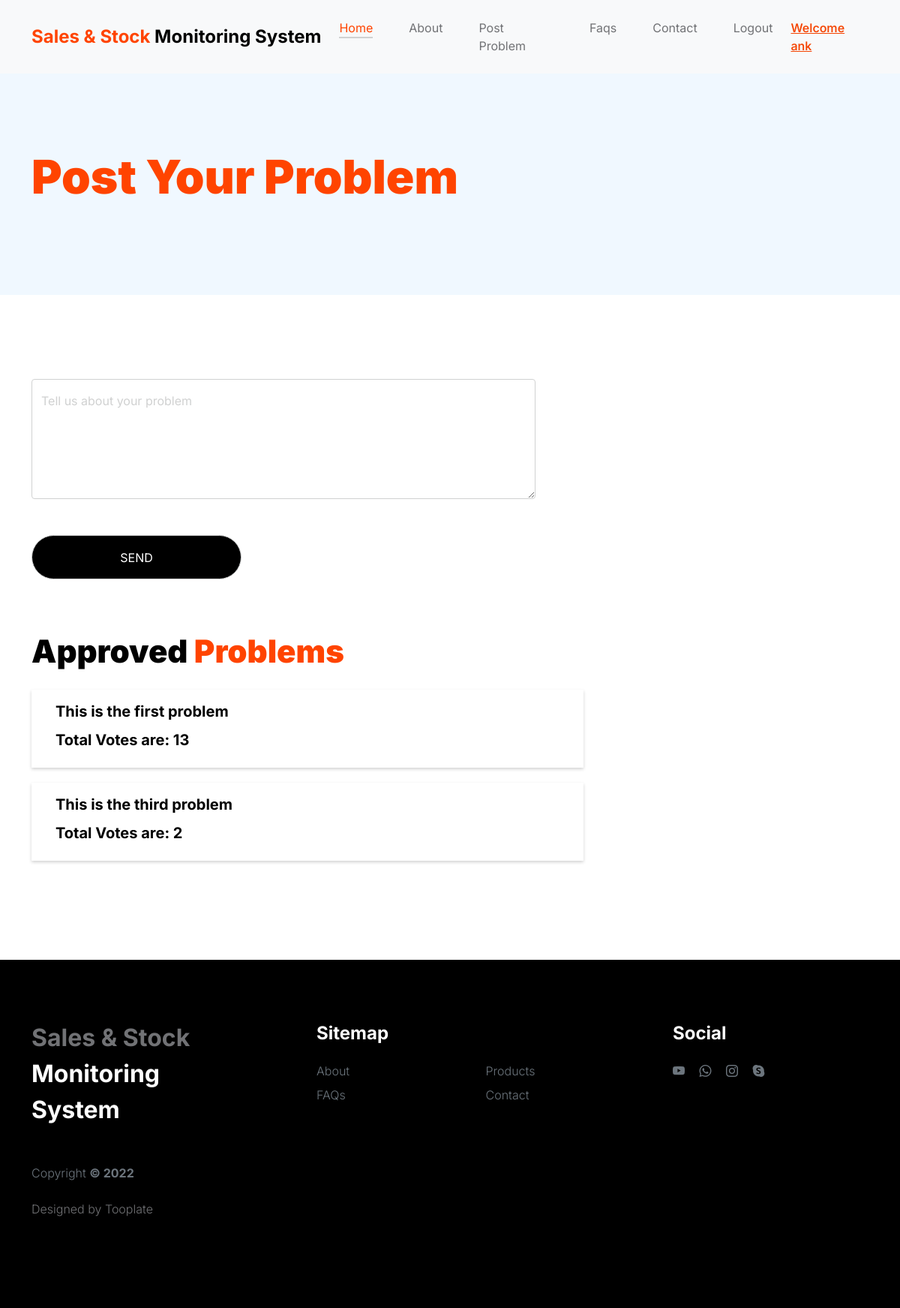
/problem/ (signed in), run on the app's committed database.
### app1/models.py (models this page shows)
class signUp(models.Model):
    name = models.CharField(max_length=30, default='')
    email = models.EmailField(default='')
    address = models.CharField(max_length=100, default='')
    number = models.PositiveIntegerField(default='')
    password = models.CharField(default='', max_length=15)
    isvoted = models.BooleanField(default=False, null=True)
    def __str__(self):
        return self.name

class Problems(models.Model):
    problem = models.CharField(max_length=30)
    isappoved = models.BooleanField(default=False, null=True)
    count = models.IntegerField(default=1)
    owner  = models.ForeignKey(signUp, on_delete=models.CASCADE, null=True, blank=True)
    def __str__(self):
        return str(self.problem)

### app1/views.py (the view, shortened to what this page needs)
# urls.py: path('problem/', views.problem, name='PROBLEM'),
def problem (request):
    if 'email' in request.session:
        name = signUp.objects.get(email = request.session['email'])
        probl = Problems.objects.filter(owner=name)
        print(probl)
        return render(request,'problem.html', {'name': name, 'probl': probl})
    return redirect('LOGIN1')

### app1/templates/problem.html (shortened to what this page needs)
{% load static %}
<!doctype html>
<html lang="en">
<head>
    <link href=" {% static 'css/bootstrap.min.css' %} " rel="stylesheet">
    <link href=" {% static 'css/bootstrap-icons.css' %} " rel="stylesheet">
    <link rel="stylesheet" href=" {% static 'css/slick.css' %} " />
    <link href=" {% static 'css/tooplate-little-fashion.css' %} " rel="stylesheet">
</head>
<body>
    <main>
        <nav class="navbar navbar-expand-lg bg-light">
            <div class="container">
                <a class="navbar-brand" href=" {% url 'INDEX' %} ">
                    <strong><span>Sales & Stock </span> Monitoring System</strong>
                </a>
                <div class="collapse navbar-collapse" id="navbarNav">
                    <ul class="navbar-nav mx-auto">
                        <li class="nav-item">
                            <a class="nav-link active" href=" {% url 'INDEX' %} ">Home</a>
                        </li>
                        <li class="nav-item">
                            <a class="nav-link" href=" {% url 'ABOUT' %} ">About</a>
                        </li>
                        <li class="nav-item">
                            <a class="nav-link" href=" {% url 'PROBLEM' %} ">Post Problem</a>
                        </li>
                        <li class="nav-item">
                            <a class="nav-link" href=" {% url 'FAQS' %} ">Faqs</a>
                        </li>
                        <li class="nav-item">
                            <a class="nav-link" href=" {% url 'CONTACT' %} ">Contact</a>
                        </li>
                        {% if name %}
                        <li class="nav-item">
                            <a class="nav-link" href=" {% url 'LOGOUT' %} ">Logout</a>
                        </li>
                        {% else %}
                        <li class="nav-item">
                            <a class="nav-link" href=" {% url 'LOGIN1' %} ">Login</a>
                        </li>
                        {% endif %}
                    </ul>
                    {% if name %}
                    <div class="d-none d-lg-block"
                        style="font-size: 16px; color: #F54401; font-weight: 550; text-decoration: underline;">
                        Welcome {{name}}
                    </div>
                    {% endif %}
                </div>
            </div>
        </nav>
        <header class="site-header section-padding d-flex justify-content-center align-items-center">
            <div class="container">
                <div class="row">
                    <div class="col-lg-10 col-12">
                        <h1>
                            <span class="d-block text-primary">Post Your Problem</span>
                        </h1>
                    </div>
                </div>
            </div>
        </header>
        <section class="faq section-padding">
            <div class="container">
                <div class="row">
                    <div class="col-lg-8 col-12">
                        <form class="contact-form me-lg-5 pe-lg-3" role="form" method="POST">
                            <div class="form-floating mb-4">
                                <textarea id="message" name="problem" class="form-control"
                                    placeholder="Leave a comment here" required style="height: 160px"></textarea>
                                <label for="message">Tell us about your problem</label>
                            </div>
                            <div class="col-lg-5 col-6">
                                <input type="submit" class="btn custom-btn form-control mt-4 mb-3" value="Send">
                            </div>
                        </form>
                    </div>
                    {% if probl %}
                    <div class="col-lg-8 col-12">
                        <h2 class="mt-5">Approved <span>Problems</span></h2>
                        {% for i in probl %}
                        {% if i.isappoved == True %}
                        <div class="data"
                        style="box-shadow: rgba(0, 0, 0, 0.18) 0px 2px 4px;
                        margin: 20px 0px;
                        padding: 14px 32px;
                        align-items: center;
                        ">
                            <h6>
                                {{i.problem}}
                            </h6>
                            <h6>
                                Total Votes are: {{i.count}}
                            </h6>
                        </div>
                        {% endif %}
                        {% endfor %}
                    </div>
                    {% endif %}
                </div>
            </div>
        </section>
    </main>
    <footer class="site-footer">
        <div class="container">
            <div class="row">
                <div class="col-lg-3 col-10 me-auto mb-4">
                    <h4 class="text-white mb-3"><a href=" {% url 'INDEX' %} ">Sales & Stock</a> Monitoring System
                    </h4>
                    <p class="copyright-text text-muted mt-lg-5 mb-4 mb-lg-0">Copyright <strong>© 2022</strong></p>
                    <br>
                    <p class="copyright-text">Designed by <a href="https://www.tooplate.com/"
                            target="_blank">Tooplate</a></p>
                </div>
                <div class="col-lg-5 col-8">
                    <h5 class="text-white mb-3">Sitemap</h5>
                    <ul class="footer-menu d-flex flex-wrap">
                        <li class="footer-menu-item"><a href=" {% url 'ABOUT' %} "
                                class="footer-menu-link">About</a></li>
                        <li class="footer-menu-item"><a href=" {% url 'PRODUCT' %} "
                                class="footer-menu-link">Products</a></li>
                        <li class="footer-menu-item"><a href=" {% url 'FAQS' %} " class="footer-menu-link">FAQs</a>
                        </li>
                        <li class="footer-menu-item"><a href=" {% url 'CONTACT' %} "
                                class="footer-menu-link">Contact</a></li>
                    </ul>
                </div>
                <div class="col-lg-3 col-4">
                    <h5 class="text-white mb-3">Social</h5>
                    <ul class="social-icon">
                        <li><a href="#" class="social-icon-link bi-youtube"></a></li>
                        <li><a href="#" class="social-icon-link bi-whatsapp"></a></li>
                        <li><a href="#" class="social-icon-link bi-instagram"></a></li>
                        <li><a href="#" class="social-icon-link bi-skype"></a></li>
                    </ul>
                </div>
            </div>
        </div>
    </footer>
</body>
</html>

### app1/static/css/tooplate-little-fashion.css (style rules this page uses)
:root { --white-color: #FFFFFF; --primary-color: #FF4400; --section-bg-color: #f0f8ff; --dark-color: #000000; --grey-color: #d0d1d1; --p-color: #717275; --body-font-family: 'Inter', sans-serif; --h5-font-size: 24px; --p-font-size: 20px; --copyright-text-font-size: 16px; --product-link-font-size: 14px; --custom-link-font-size: 12px; --font-weight-thin: 100; --font-weight-light: 300; --font-weight-normal: 400; --font-weight-bold: 700; --font-weight-black: 900; }
body, html { height: 100%; }
html { scroll-behavior: smooth; }
body { background: var(--white-color); font-family: var(--body-font-family); position: relative; }
h2, h3, h4, h5, h6 { color: var(--dark-color); line-height: inherit; }
h1, h2, h3, h4, h5, h6 { font-weight: var(--font-weight-bold); }
h1, h2 { font-weight: var(--font-weight-black); }
h1 { font-size: 64px; line-height: normal; }
h2 { font-size: 42px; }
h4 { font-size: 32px; }
h5 { font-size: 24px; }
h6 { font-size: 20px; }
p { color: var(--p-color); font-size: var(--p-font-size); font-weight: var(--font-weight-light); }
a, button { touch-action: manipulation; transition: all 0.3s; }
a { color: var(--p-color); text-decoration: none; }
.text-primary { color: var(--primary-color) !important; }
b, strong { font-weight: var(--font-weight-bold); }
.custom-btn { background: var(--dark-color); border-radius: 50px; color: var(--white-color); font-size: var(--copyright-text-font-size); text-transform: uppercase; padding: 16.50px 20px; }
.navbar { background: var(--white-color); position: fixed; top: 0; right: 0; left: 0; padding: 25px 0; z-index: 2; will-change: transform; transition: transform 300ms linear; }
.navbar span, h2 span, h4 span { color: var(--primary-color); }
.navbar-brand { color: var(--dark-color); font-size: 24px; font-weight: var(--font-weight-light); margin: 0; padding: 0; }
.navbar-expand-lg .navbar-nav .nav-link { display: inline-block; padding: 0; margin-right: 1.5rem; margin-left: 1.5rem; }
.nav-link { color: var(--p-color); font-size: 16px; position: relative; }
.navbar .nav-link::after { position: absolute; top: 100%; left: 0; width: 100%; height: 2px; background: var(--grey-color); content: ''; opacity: 0; -webkit-transition: opacity 0.3s, -webkit-transform 0.3s; -moz-transition: opacity 0.3s, -moz-transform 0.3s; transition: opacity 0.3s, transform 0.3s; -webkit-transform: translateY(10px); -moz-transform: translateY(10px); transform: translateY(10px); }
.navbar .nav-link.active::after, .navbar .nav-link:hover::after { opacity: 1; -webkit-transform: translateY(0px); -moz-transform: translateY(0px); transform: translateY(0px); }
.navbar .nav-link.active, .navbar .nav-link:hover { color: var(--primary-color); }
.site-header { background-color: var(--section-bg-color); position: relative; overflow: hidden; margin-top: 86px; }
.site-header.section-padding { padding-top: 7rem; padding-bottom: 7rem; }
section { content-visibility: auto; contain-intrinsic-size: 700px; }
.section-padding { padding-top: 7rem; padding-bottom: 7rem; }
.contact-form .form-control { border-color: var(--grey-color); font-weight: var(--font-weight-normal); }
.form-floating>label { color: var(--grey-color); font-weight: var(--font-weight-normal); }
.site-footer { background: var(--dark-color); padding-top: 5rem; padding-bottom: 5rem; }
.footer-menu { margin: 0; padding: 0; }
.footer-menu-item { display: block; width: 50%; }
.footer-menu-link { color: #6c757d; font-weight: var(--font-weight-light); display: inline-block; vertical-align: top; margin-top: 4px; margin-bottom: 4px; }
.site-footer .social-icon-link { margin-top: 4px; }
.copyright-text { font-size: var(--copyright-text-font-size); }
.social-icon { margin: 0; padding: 0; }
.social-icon li { list-style: none; display: inline-block; vertical-align: top; }
.social-icon-link { color: #6c757d; font-size: 1rem; display: inline-block; vertical-align: top; margin-bottom: 4px; margin-right: 15px; }
@media screen and (max-width: 1200px) { h1 { font-size: 62px; } }

### data on the page
signUp: name "ank"
Problems: problem "This is the first problem", count "13"
Problems: problem "This is the third problem", count "2"
